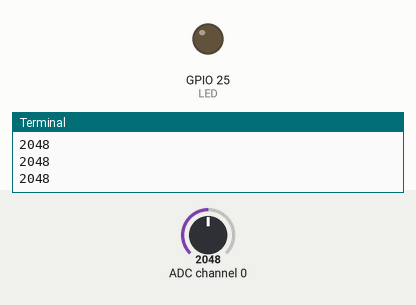
This program was run on a simulated Raspberry Pi (BCM pin numbers). On the bench: output pins drawn as LEDs (lit = HIGH), the last lines printed to the terminal. Inputs (shaded band) come from the test bench; at power-on: ADC channel 0 = 2048 (analog values on the 0–4095 scale). Pins used as bus, display or sensor lines are not drawn.

Above: at 1.2 s.
1.3 s: ADC channel 0 set to 329
2.8 s: ADC channel 0 set to 287
At 3.4 s:
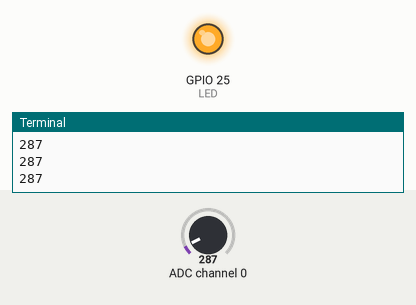
4.3 s: ADC channel 0 set to 491
At 4.7 s:
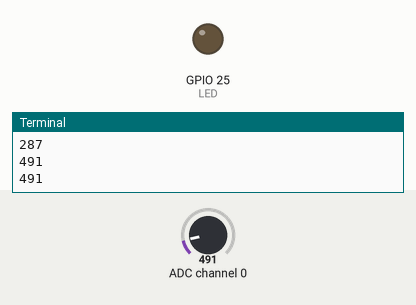
5.9 s: ADC channel 0 set to 260
At 7.2 s:
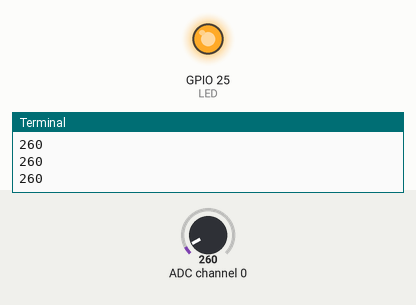
Timing chart, 0 to 8.5 s (numbered marks = the images above; inputs shaded):
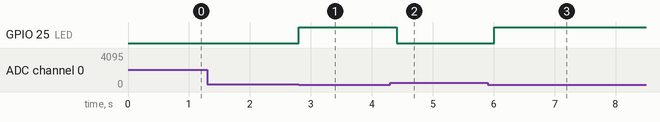

Measured:
- the behaviour switches between 300 and 299 on ADC channel 0 (found by bisection; images 0 and 1)
- after the input at 2.8 s, GPIO 25 (LED): LOW → HIGH at once
- after the input at 4.3 s, GPIO 25 (LED): HIGH → LOW after 0.11 s
- after the input at 5.9 s, GPIO 25 (LED): LOW → HIGH after 0.11 s

The program:

read-adc-cds.py
```python
# -*- coding: utf-8 -*-
import RPi.GPIO as GPIO
from time import sleep

# read 12bit digital value from MCP3208 by SPI
def readadc(adcnum, clockpin, mosipin, misopin, cspin):
    if adcnum > 7 or adcnum < 0:
        return -1
    GPIO.output(cspin, GPIO.HIGH)
    GPIO.output(clockpin, GPIO.LOW)
    GPIO.output(cspin, GPIO.LOW)

    commandout = adcnum
    commandout |= 0x18 # start-bit + single-end-bit
    commandout <<= 3 # send 8th bit from LSB
    for i in range(5):
        # send between 8th bit and 4th bit from LSB
        if commandout & 0x80:
            GPIO.output(mosipin, GPIO.HIGH)
        else:
            GPIO.output(mosipin, GPIO.LOW)
        commandout <<= 1
        GPIO.output(clockpin, GPIO.HIGH)
        GPIO.output(clockpin, GPIO.LOW)
    adcout = 0

    # read 13bit (null + 12bit data)
    for i in range(13):
        GPIO.output(clockpin, GPIO.HIGH)
        GPIO.output(clockpin, GPIO.LOW)
        adcout <<= 1
        if i > 0 and GPIO.input(misopin) == GPIO.HIGH:
            adcout |= 0x1
    GPIO.output(cspin, GPIO.HIGH)
    return adcout

GPIO.setmode(GPIO.BCM)

LED = 25
SPICLK = 11
SPIMOSI = 10
SPIMISO = 9
SPICS = 8

GPIO.setup(LED, GPIO.OUT)
GPIO.setup(SPICLK, GPIO.OUT)
GPIO.setup(SPIMOSI, GPIO.OUT)
GPIO.setup(SPIMISO, GPIO.IN)
GPIO.setup(SPICS, GPIO.OUT)

try:
    while True:
        inputVal0 = readadc(0, SPICLK, SPIMOSI, SPIMISO, SPICS)
        print(inputVal0)
        if inputVal0 < 300:
            GPIO.output(LED, GPIO.HIGH)
        else:
            GPIO.output(LED, GPIO.LOW)
        sleep(0.2)
except KeyboardInterrupt:
    pass

GPIO.cleanup()
```
